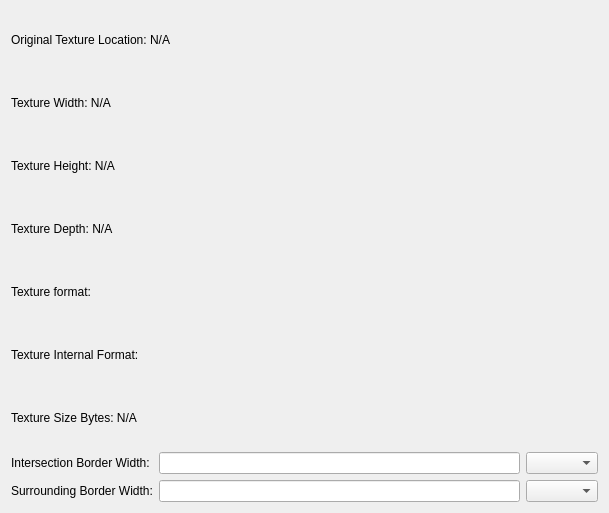
<?xml version="1.0" encoding="UTF-8"?>
<ui version="4.0">
 <class>SelectedTextureInformation</class>
 <widget class="QWidget" name="SelectedTextureInformation">
  <property name="geometry">
   <rect>
    <x>0</x>
    <y>0</y>
    <width>609</width>
    <height>513</height>
   </rect>
  </property>
  <property name="windowTitle">
   <string>Form</string>
  </property>
  <layout class="QVBoxLayout" name="verticalLayout">
   <item>
    <widget class="QLabel" name="textureLocationLabel">
     <property name="text">
      <string>Original Texture Location: N/A</string>
     </property>
    </widget>
   </item>
   <item>
    <widget class="QLabel" name="textureWidthLabel">
     <property name="text">
      <string>Texture Width: N/A</string>
     </property>
    </widget>
   </item>
   <item>
    <widget class="QLabel" name="textureHeightLabel">
     <property name="text">
      <string>Texture Height: N/A</string>
     </property>
    </widget>
   </item>
   <item>
    <widget class="QLabel" name="textureDepthLabel">
     <property name="text">
      <string>Texture Depth: N/A</string>
     </property>
    </widget>
   </item>
   <item>
    <widget class="QLabel" name="textureFormatLabel">
     <property name="text">
      <string>Texture format:</string>
     </property>
    </widget>
   </item>
   <item>
    <widget class="QLabel" name="textureInternalFormatLabel">
     <property name="text">
      <string>Texture Internal Format:</string>
     </property>
    </widget>
   </item>
   <item>
    <widget class="QLabel" name="textureSizeBytesLabel">
     <property name="text">
      <string>Texture Size Bytes: N/A</string>
     </property>
    </widget>
   </item>
   <item>
    <layout class="QHBoxLayout" name="horizontalLayout_7">
     <item>
      <widget class="QLabel" name="intersectionBorderWidthLabel">
       <property name="text">
        <string>Intersection Border Width: </string>
       </property>
      </widget>
     </item>
     <item>
      <widget class="QLineEdit" name="intersectionBorderWidthLineEdit"/>
     </item>
     <item>
      <widget class="QComboBox" name="intersectionZoomComboxBox"/>
     </item>
    </layout>
   </item>
   <item>
    <layout class="QHBoxLayout" name="horizontalLayout_6">
     <item>
      <widget class="QLabel" name="borderWidthLabel">
       <property name="text">
        <string>Surrounding Border Width:</string>
       </property>
      </widget>
     </item>
     <item>
      <widget class="QLineEdit" name="selectionBorderWidthLineEdit"/>
     </item>
     <item>
      <widget class="QComboBox" name="selectionZoomComboBox"/>
     </item>
    </layout>
   </item>
  </layout>
 </widget>
 <resources/>
 <connections/>
</ui>
